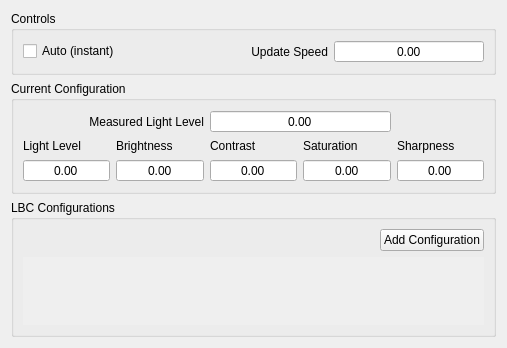
<?xml version="1.0" encoding="UTF-8"?>
<ui version="4.0">
 <class>LBC</class>
 <widget class="QWidget" name="LBC">
  <property name="geometry">
   <rect>
    <x>0</x>
    <y>0</y>
    <width>507</width>
    <height>322</height>
   </rect>
  </property>
  <property name="windowTitle">
   <string>LBC</string>
  </property>
  <layout class="QGridLayout" name="gridLayout">
   <item row="0" column="0">
    <widget class="QGroupBox" name="groupBox">
     <property name="title">
      <string>Controls</string>
     </property>
     <layout class="QGridLayout" name="gridLayout_2">
      <item row="0" column="0">
       <widget class="QCheckBox" name="LBC_enable_cb">
        <property name="text">
         <string>Auto (instant)</string>
        </property>
       </widget>
      </item>
      <item row="0" column="1">
       <widget class="QLabel" name="label">
        <property name="text">
         <string>Update Speed</string>
        </property>
        <property name="alignment">
         <set>Qt::AlignRight|Qt::AlignTrailing|Qt::AlignVCenter</set>
        </property>
       </widget>
      </item>
      <item row="0" column="2">
       <widget class="QDoubleSpinBox" name="LBC_updateSpeed_sb">
        <property name="alignment">
         <set>Qt::AlignCenter</set>
        </property>
        <property name="buttonSymbols">
         <enum>QAbstractSpinBox::NoButtons</enum>
        </property>
       </widget>
      </item>
     </layout>
    </widget>
   </item>
   <item row="1" column="0">
    <widget class="QGroupBox" name="groupBox_2">
     <property name="title">
      <string>Current Configuration</string>
     </property>
     <layout class="QGridLayout" name="gridLayout_3">
      <item row="2" column="4">
       <widget class="QLabel" name="label_7">
        <property name="text">
         <string>Sharpness</string>
        </property>
       </widget>
      </item>
      <item row="3" column="4">
       <widget class="QDoubleSpinBox" name="LBC_sharpness_sb">
        <property name="alignment">
         <set>Qt::AlignCenter</set>
        </property>
        <property name="readOnly">
         <bool>true</bool>
        </property>
        <property name="buttonSymbols">
         <enum>QAbstractSpinBox::NoButtons</enum>
        </property>
       </widget>
      </item>
      <item row="2" column="3">
       <widget class="QLabel" name="label_6">
        <property name="text">
         <string>Saturation</string>
        </property>
       </widget>
      </item>
      <item row="3" column="2">
       <widget class="QDoubleSpinBox" name="LBC_contrast_cb">
        <property name="alignment">
         <set>Qt::AlignCenter</set>
        </property>
        <property name="readOnly">
         <bool>true</bool>
        </property>
        <property name="buttonSymbols">
         <enum>QAbstractSpinBox::NoButtons</enum>
        </property>
       </widget>
      </item>
      <item row="3" column="0">
       <widget class="QDoubleSpinBox" name="LBC_lightLevel_sb">
        <property name="alignment">
         <set>Qt::AlignCenter</set>
        </property>
        <property name="readOnly">
         <bool>true</bool>
        </property>
        <property name="buttonSymbols">
         <enum>QAbstractSpinBox::NoButtons</enum>
        </property>
       </widget>
      </item>
      <item row="3" column="1">
       <widget class="QDoubleSpinBox" name="LBC_brightness_sb">
        <property name="alignment">
         <set>Qt::AlignCenter</set>
        </property>
        <property name="readOnly">
         <bool>true</bool>
        </property>
        <property name="buttonSymbols">
         <enum>QAbstractSpinBox::NoButtons</enum>
        </property>
       </widget>
      </item>
      <item row="3" column="3">
       <widget class="QDoubleSpinBox" name="LBC_saturation_sb">
        <property name="alignment">
         <set>Qt::AlignCenter</set>
        </property>
        <property name="readOnly">
         <bool>true</bool>
        </property>
        <property name="buttonSymbols">
         <enum>QAbstractSpinBox::NoButtons</enum>
        </property>
       </widget>
      </item>
      <item row="2" column="0">
       <widget class="QLabel" name="label_3">
        <property name="text">
         <string>Light Level</string>
        </property>
       </widget>
      </item>
      <item row="2" column="1">
       <widget class="QLabel" name="label_4">
        <property name="text">
         <string>Brightness</string>
        </property>
       </widget>
      </item>
      <item row="2" column="2">
       <widget class="QLabel" name="label_5">
        <property name="text">
         <string>Contrast</string>
        </property>
       </widget>
      </item>
      <item row="1" column="0" colspan="2">
       <widget class="QLabel" name="label_2">
        <property name="text">
         <string>Measured Light Level</string>
        </property>
        <property name="alignment">
         <set>Qt::AlignRight|Qt::AlignTrailing|Qt::AlignVCenter</set>
        </property>
       </widget>
      </item>
      <item row="1" column="2" colspan="2">
       <widget class="QDoubleSpinBox" name="LBC_measuredLightLevel_sb">
        <property name="alignment">
         <set>Qt::AlignCenter</set>
        </property>
        <property name="readOnly">
         <bool>true</bool>
        </property>
        <property name="buttonSymbols">
         <enum>QAbstractSpinBox::NoButtons</enum>
        </property>
       </widget>
      </item>
     </layout>
    </widget>
   </item>
   <item row="2" column="0">
    <widget class="QGroupBox" name="groupBox_3">
     <property name="title">
      <string>LBC Configurations</string>
     </property>
     <layout class="QGridLayout" name="gridLayout_4">
      <item row="0" column="1">
       <widget class="QPushButton" name="LBC_addConfiguration_btn">
        <property name="text">
         <string>Add Configuration</string>
        </property>
       </widget>
      </item>
      <item row="0" column="0">
       <spacer name="horizontalSpacer">
        <property name="orientation">
         <enum>Qt::Horizontal</enum>
        </property>
        <property name="sizeHint" stdset="0">
         <size>
          <width>40</width>
          <height>20</height>
         </size>
        </property>
       </spacer>
      </item>
      <item row="1" column="0" colspan="2">
       <widget class="QScrollArea" name="LBC_configurations_sa">
        <property name="frameShape">
         <enum>QFrame::NoFrame</enum>
        </property>
        <property name="widgetResizable">
         <bool>true</bool>
        </property>
        <widget class="QWidget" name="scrollAreaWidgetContents">
         <property name="geometry">
          <rect>
           <x>0</x>
           <y>0</y>
           <width>469</width>
           <height>79</height>
          </rect>
         </property>
         <layout class="QGridLayout" name="LBCConfigurationsLayout"/>
        </widget>
       </widget>
      </item>
     </layout>
    </widget>
   </item>
  </layout>
 </widget>
 <tabstops>
  <tabstop>LBC_enable_cb</tabstop>
  <tabstop>LBC_updateSpeed_sb</tabstop>
  <tabstop>LBC_measuredLightLevel_sb</tabstop>
  <tabstop>LBC_lightLevel_sb</tabstop>
  <tabstop>LBC_brightness_sb</tabstop>
  <tabstop>LBC_contrast_cb</tabstop>
  <tabstop>LBC_saturation_sb</tabstop>
  <tabstop>LBC_sharpness_sb</tabstop>
  <tabstop>LBC_addConfiguration_btn</tabstop>
  <tabstop>LBC_configurations_sa</tabstop>
 </tabstops>
 <resources/>
 <connections/>
</ui>
